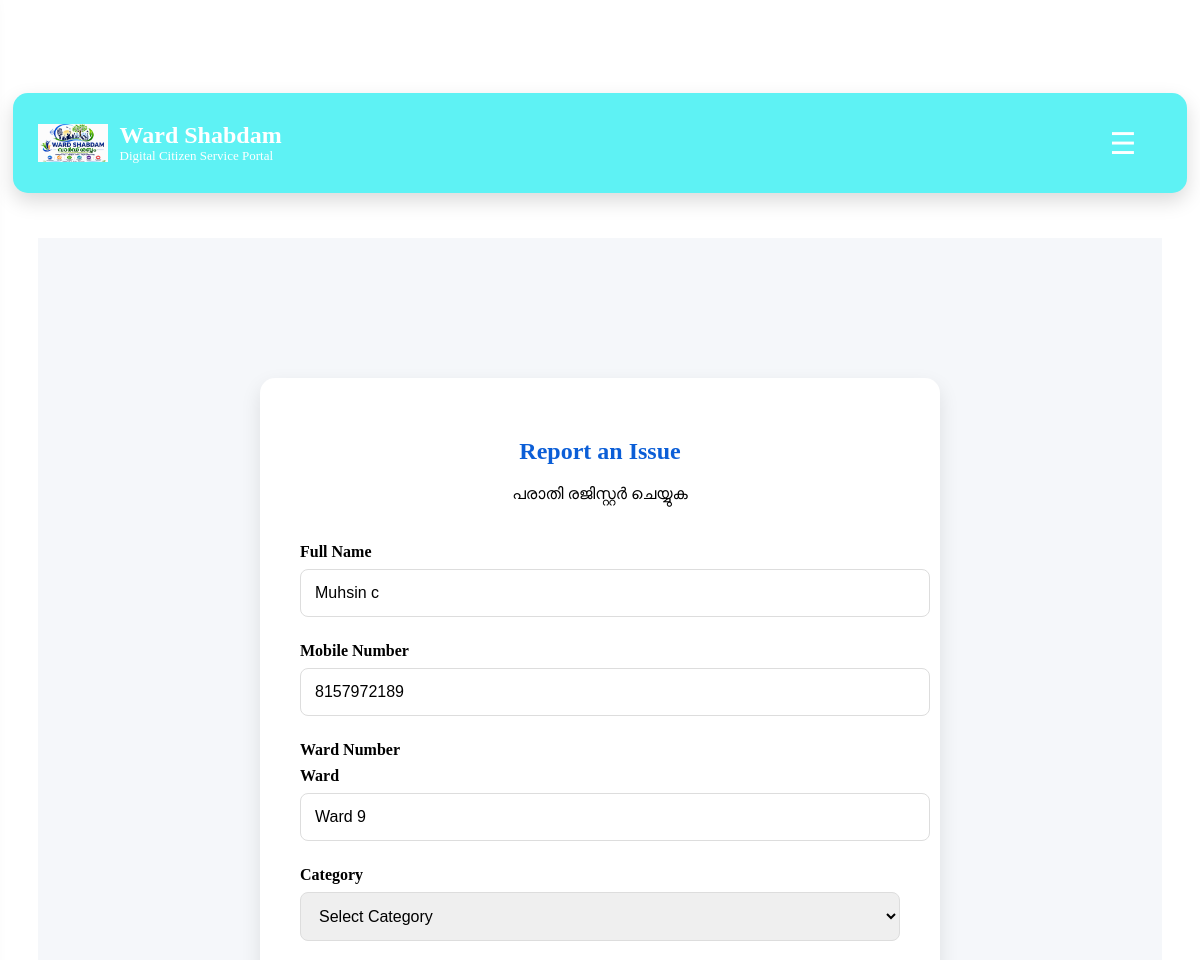
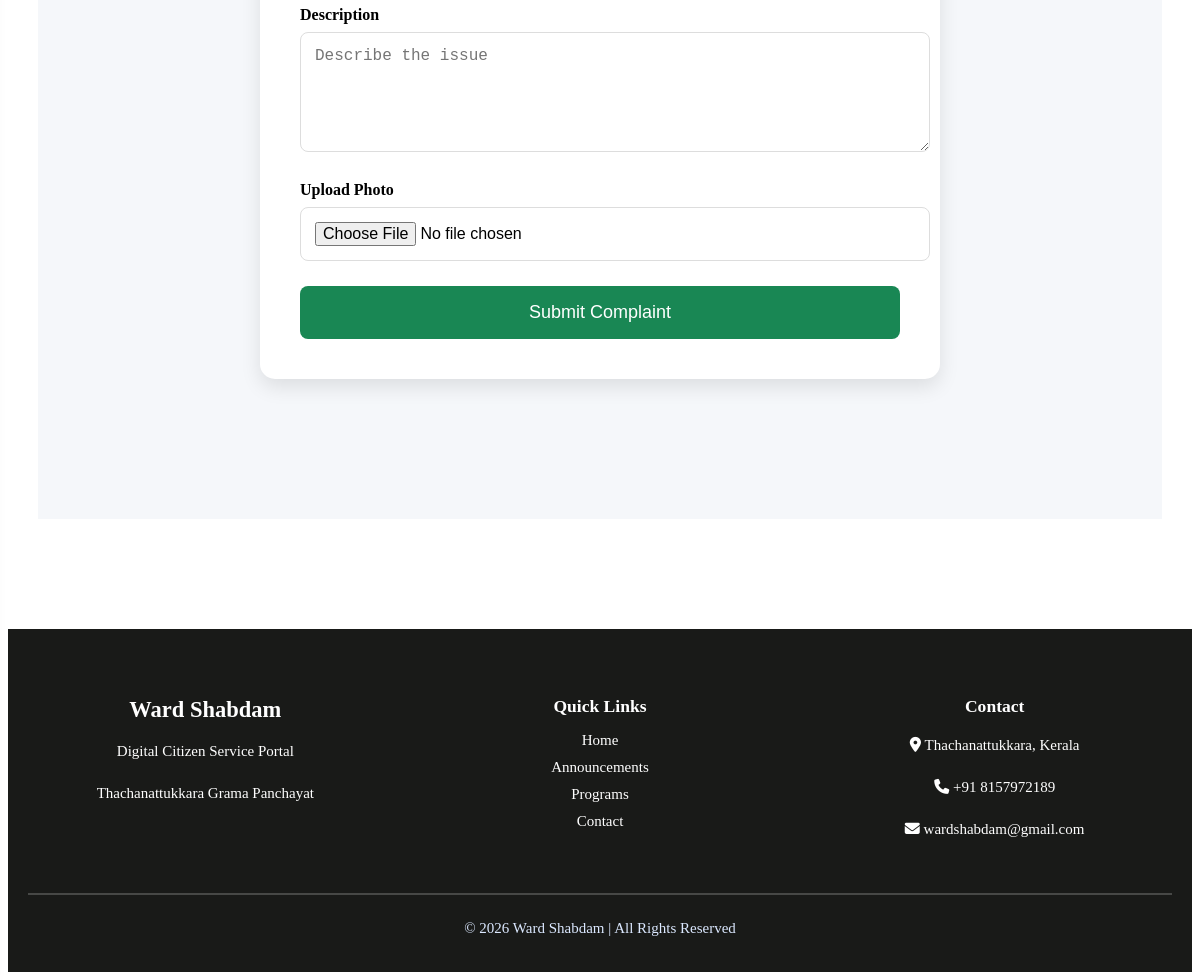
Page /report (signed in) on the committed database (2 pictures, top to bottom).
### tables this page shows
CREATE TABLE citizens (

    id INTEGER PRIMARY KEY AUTOINCREMENT,

    fullname TEXT NOT NULL,

    mobile TEXT UNIQUE NOT NULL,

    email TEXT,

    password TEXT NOT NULL,

    created_at TIMESTAMP DEFAULT CURRENT_TIMESTAMP

, ward TEXT);

### app.py (the view, shortened to what this page needs)
@app.route("/report", methods=["GET", "POST"])
def report():
    if "citizen_id" not in session:
        return redirect("/login")
    conn = sqlite3.connect("database/wardshabdam.db")
    conn.row_factory = sqlite3.Row
    cursor = conn.cursor()
    cursor.execute(
        "SELECT * FROM citizens WHERE id=?",
        (session["citizen_id"],)
    )
    citizen = cursor.fetchone()
    conn.close()
    return render_template(
        "report.html",
        citizen=citizen
    )

### app.py (called while the page is built)
@app.context_processor
def notification_context():
    if "citizen_id" not in session:
        return {"notification_count": 0}
    conn = sqlite3.connect("database/wardshabdam.db")
    cursor = conn.cursor()
    cursor.execute("""
        SELECT COUNT(*)
        FROM notifications
        WHERE citizen_id=?
        AND is_read=0
    """, (session["citizen_id"],))
    count = cursor.fetchone()[0]
    conn.close()
    return {"notification_count": count}

### templates/report.html (shortened to what this page needs)
{% extends "layout.html" %}
{% block content %}
<section class="report-section">
    <div class="report-container">
        <h2>Report an Issue</h2>
        <p>പരാതി രജിസ്റ്റർ ചെയ്യുക</p>
        <form action="/report" method="POST" enctype="multipart/form-data">
            <div class="form-group">
                <label>Full Name</label>
                    <input
                    type="text"
                    name="name"
                    value="{{ citizen.fullname }}"
                    readonly>
            </div>
            <div class="form-group">
               <label>Mobile Number</label>
                    <input
                    type="text"
                    name="mobile"
                    value="{{ citizen.mobile }}"
                    readonly>
            </div>
            <div class="form-group">
                <label>Ward Number</label>
               <label>Ward</label>
                <input
                    type="text"
                    name="ward"
                    value="{{ citizen.ward }}"
                    readonly>
            </div>
            <div class="form-group">
                <label>Category</label>
                <select name="category" required>
                    <option>Select Category</option>
                </select>
            </div>
            <div class="form-group">
                 <label>Description</label>
                <textarea
                     name="description"
                    rows="5"
                    placeholder="Describe the issue"
                    required></textarea>
            </div>
            <div class="form-group">
                <label>Upload Photo</label>
                <input type="file" name="photo">
            </div>
            <button class="submit-btn">
                Submit Complaint
            </button>
        </form>
    </div>
</section>
{% endblock %}

### static/css/style.css (style rules this page uses)
body { padding-top:70px; }

### static/css/report.css (style rules this page uses)
.report-section { padding:80px 10%; background:#F5F7FA; }
.report-container { max-width:800px; margin:auto; background:white; padding:40px; border-radius:15px; box-shadow:0 8px 20px rgba(0,0,0,.1); }
.report-container h2 { text-align:center; color:#0B5ED7; }
.report-container p { text-align:center; margin-bottom:40px; }
.form-group { margin-bottom:25px; }
.form-group label { display:block; margin-bottom:8px; font-weight:bold; }
.form-group input, .form-group select, .form-group textarea { width:100%; padding:14px; border:1px solid #ddd; border-radius:8px; font-size:16px; }
.submit-btn { width:100%; background:#198754; color:white; border:none; padding:16px; border-radius:8px; font-size:18px; cursor:pointer; }

### static/css/change_password.css (style rules this page uses)
.report-container { max-width:600px; margin:60px auto; }

### rows in the picture
citizens: name "Muhsin c", mobile "8157972189", ward "Ward 9"
